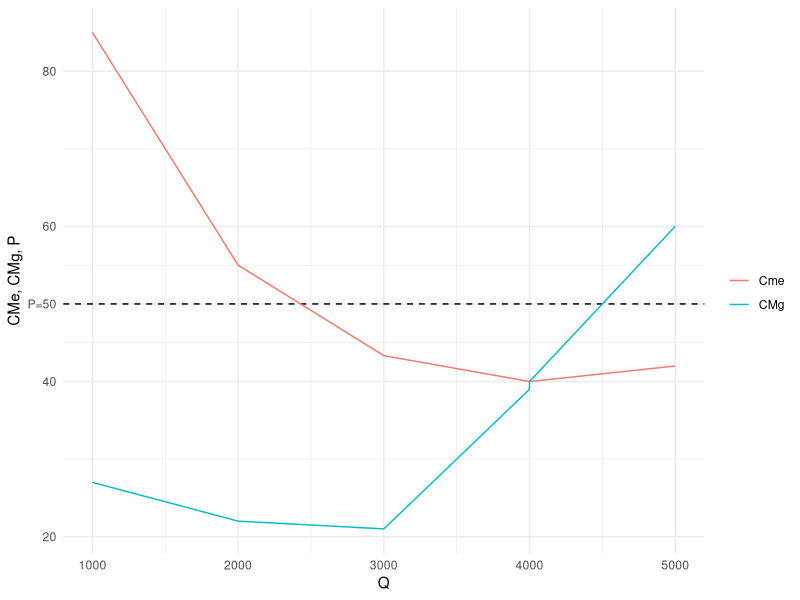
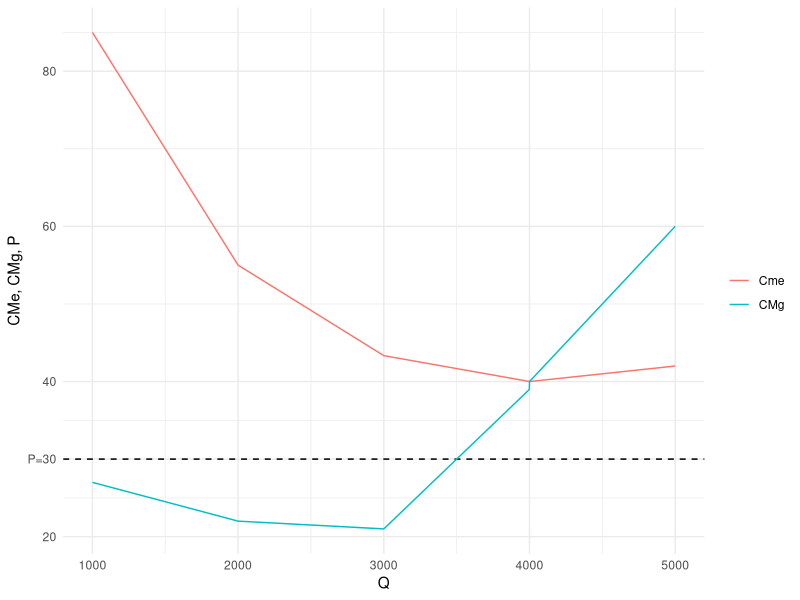

Generate these figures, in order, with R:
## ---- chunk 1

library(tidyverse)
library(patchwork)
library(tidyr)

datos <- tibble( 
 q = c(0, 1000, 2000, 3000, 3999, 4000, 4001, 5000), 
 CT = c(55000, 85000, 110000, 130000, 159960.01, 160000, 160040.01, 210000), 
 CMg = c(NA, 27, 22, 21, 38.98, 40, 40.02, 60), 
 Precio=40) %>% 
  mutate(Cme=CT/q) %>% 
  select(-CT) %>% 
  pivot_longer(cols=-q)
## ---- chunk 2
datos %>%
  filter(name!="Precio") %>% 
  ggplot(aes(q, value, color=name)) +
  geom_hline(yintercept = 50, linetype="dashed") +
  geom_line() + 
  scale_color_discrete("") +
  scale_x_continuous(limits = c(1e3, 5e3)) +
  scale_y_continuous(breaks=c(20, 40, 50, 60, 80),
                     labels=c("20", "40", "P=50", "60", "80")) +
  theme_minimal() +
  labs(x="Q", y="CMe, CMg, P")

## ---- chunk 3
datos %>%
  filter(name!="Precio") %>% 
  ggplot(aes(q, value, color=name)) +
  geom_hline(yintercept = 30, linetype="dashed") +
  geom_line() + 
  scale_color_discrete("") +
  scale_x_continuous(limits = c(1e3, 5e3)) +
  scale_y_continuous(breaks=c(20, 30, 40, 60, 80),
                     labels=c("20", "P=30", "40", "60", "80")) +
  theme_minimal() +
  labs(x="Q", y="CMe, CMg, P")
